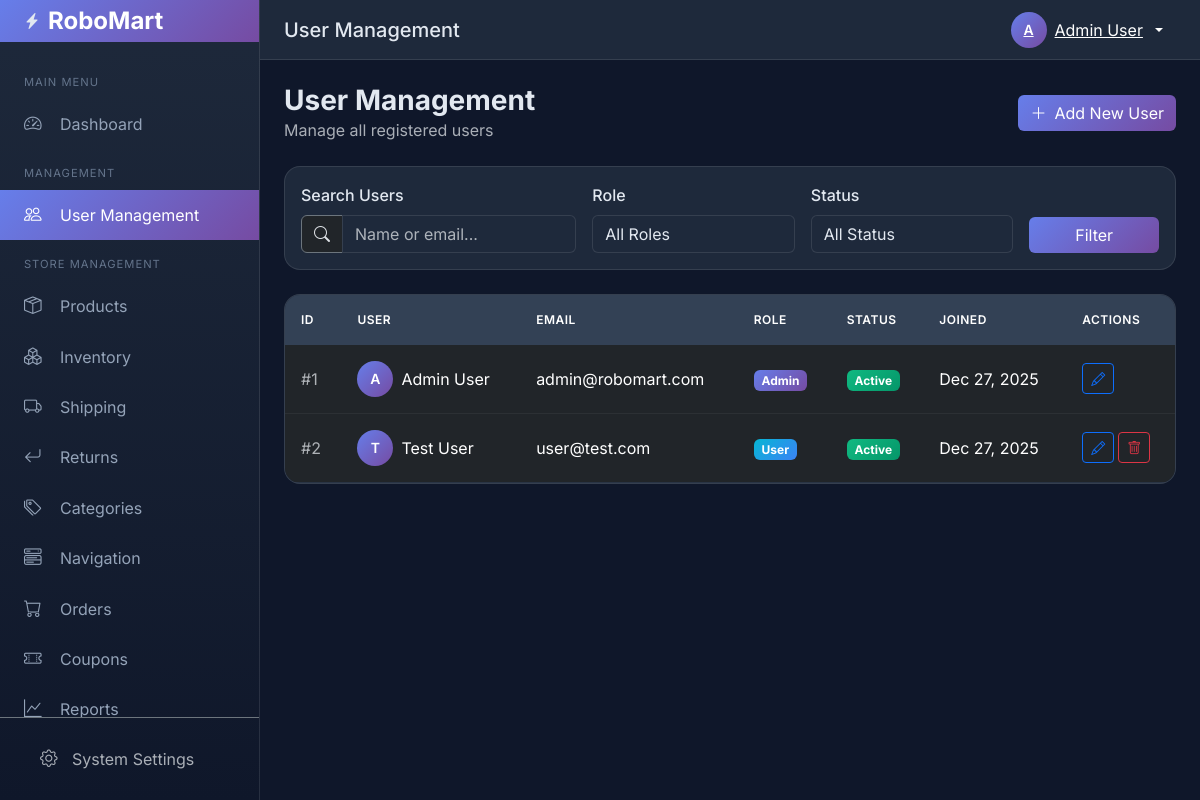
The app's page /backend/users/index.php (signed in) with its own data.
### tables this page shows
CREATE TABLE IF NOT EXISTS users (
    id INT AUTO_INCREMENT PRIMARY KEY,
    full_name VARCHAR(100) NOT NULL,
    email VARCHAR(255) NOT NULL UNIQUE,
    password_hash VARCHAR(255) NOT NULL,
    password VARCHAR(255) NULL DEFAULT NULL,   
    role ENUM('user', 'admin') NOT NULL DEFAULT 'user',
    google_id VARCHAR(255) NULL UNIQUE,
    is_active TINYINT(1) NOT NULL DEFAULT 0,   
    verification_code VARCHAR(6) NULL,
    verification_expires_at TIMESTAMP NULL,
    phone VARCHAR(20) NULL,
    address VARCHAR(255) NULL,
    city VARCHAR(100) NULL,
    postal_code VARCHAR(20) NULL,
    country VARCHAR(100) NULL,
    created_at TIMESTAMP DEFAULT CURRENT_TIMESTAMP,
    updated_at TIMESTAMP DEFAULT CURRENT_TIMESTAMP ON UPDATE CURRENT_TIMESTAMP,
    INDEX idx_email (email),
    INDEX idx_google_id (google_id),
    INDEX idx_role (role)
);

### functions.php (called while the page is built, shortened)
<?php
function get_all_users($pdo, $page = 1, $per_page = 10, $search = '', $role = '', $status = '') {
    $offset = ($page - 1) * $per_page;
    $where_clauses = [];
    $params = [];
    $where = !empty($where_clauses) ? 'WHERE ' . implode(' AND ', $where_clauses) : '';
    $count_sql = "SELECT COUNT(*) FROM users {$where}";
    $count_stmt = $pdo->prepare($count_sql);
    $count_stmt->execute($params);
    $total = $count_stmt->fetchColumn();
    $sql = "SELECT id, full_name, email, role, is_active, created_at, updated_at
            FROM users {$where}
            ORDER BY created_at DESC
            LIMIT {$per_page} OFFSET {$offset}";
    $stmt = $pdo->prepare($sql);
    $stmt->execute($params);
    $users = $stmt->fetchAll();
    return [
        'users' => $users,
        'total' => $total,
        'pages' => ceil($total / $per_page),
        'current_page' => $page
    ];
}

### backend/users/index.php (the view, shortened to what this page needs)
<?php
require_once '../config.php';
$page = isset($_GET['page']) ? max(1, intval($_GET['page'])) : 1;
$search = isset($_GET['search']) ? sanitize_input($_GET['search']) : '';
$role = isset($_GET['role']) ? sanitize_input($_GET['role']) : '';
$status = isset($_GET['status']) ? sanitize_input($_GET['status']) : '';
$result = get_all_users($pdo, $page, ADMIN_PER_PAGE, $search, $role, $status);
$users = $result['users'];
include '../includes/header.php';
include '../includes/sidebar.php';
?>
<div class="page-header d-flex justify-content-between align-items-center flex-wrap gap-3">
    <div>
        <h1 class="page-title">User Management</h1>
        <p class="text-muted mb-0">Manage all registered users</p>
    </div>
    <div>
        <a href="add.php" class="btn btn-primary">
            <i class="bi bi-plus-lg me-2"></i>Add New User
        </a>
    </div>
</div>
<div class="table-container mb-4">
    <div class="p-3">
        <form method="GET" class="row g-3 align-items-end">
            <div class="col-md-4">
                <label class="form-label">Search Users</label>
                <div class="input-group">
                    <span class="input-group-text bg-dark border-secondary"><i class="bi bi-search"></i></span>
                    <input type="text" name="search" class="form-control"
                           placeholder="Name or email..."
                           value="<?php echo htmlspecialchars($search); ?>">
                </div>
            </div>
            <div class="col-md-3">
                <label class="form-label">Role</label>
                <select name="role" class="form-select">
                    <option value="">All Roles</option>
                </select>
            </div>
            <div class="col-md-3">
                <label class="form-label">Status</label>
                <select name="status" class="form-select">
                    <option value="">All Status</option>
                </select>
            </div>
            <div class="col-md-2">
                <button type="submit" class="btn btn-primary w-100">Filter</button>
            </div>
        </form>
    </div>
</div>
<div class="table-container">
    <div class="table-responsive">
        <table class="table">
            <thead>
                <tr>
                    <th>ID</th>
                    <th>User</th>
                    <th>Email</th>
                    <th>Role</th>
                    <th>Status</th>
                    <th>Joined</th>
                    <th>Actions</th>
                </tr>
            </thead>
            <tbody>
                <?php if (empty($users)): ?>
                <tr>
                    <td colspan="7" class="text-center py-5 text-muted">
                        <i class="bi bi-people fs-1 d-block mb-3"></i>
                        No users found
                    </td>
                </tr>
                <?php else: ?>
                <?php foreach ($users as $user): ?>
                <tr>
                    <td class="text-muted">#<?php echo $user['id']; ?></td>
                    <td>
                        <div class="d-flex align-items-center gap-2">
                            <div class="avatar">
                                <?php echo strtoupper(substr($user['full_name'], 0, 1)); ?>
                            </div>
                            <span><?php echo htmlspecialchars($user['full_name']); ?></span>
                        </div>
                    </td>
                    <td><?php echo htmlspecialchars($user['email']); ?></td>
                    <td>
                        <span class="badge <?php echo $user['role'] === 'admin' ? 'badge-admin' : 'badge-user'; ?>">
                            <?php echo ucfirst($user['role']); ?>
                        </span>
                    </td>
                    <td>
                        <span class="badge <?php echo $user['is_active'] ? 'badge-active' : 'badge-inactive'; ?>">
                            <?php echo $user['is_active'] ? 'Active' : 'Inactive'; ?>
                        </span>
                    </td>
                    <td><?php echo date('M d, Y', strtotime($user['created_at'])); ?></td>
                    <td>
                        <div class="d-flex gap-1">
                            <a href="edit.php?id=<?php echo $user['id']; ?>"
                               class="btn btn-sm btn-outline-primary" title="Edit">
                                <i class="bi bi-pencil"></i>
                            </a>
                            <?php if ($user['id'] != $_SESSION['user_id']): ?>
                            <button type="button" class="btn btn-sm btn-outline-danger"
                                    title="Delete" onclick="confirmDelete(<?php echo $user['id']; ?>, '<?php echo htmlspecialchars(addslashes($user['full_name'])); ?>')">
                                <i class="bi bi-trash"></i>
                            </button>
                            <?php endif; ?>
                        </div>
                    </td>
                </tr>
                <?php endforeach; ?>
                <?php endif; ?>
            </tbody>
        </table>
    </div>
</div>
<?php include '../includes/footer.php'; ?>

### backend/includes/header.php (style rules this page uses)
:root { --sidebar-width: 260px; --header-height: 60px; --primary-gradient: linear-gradient(135deg, #667eea 0%, #764ba2 100%); }
body { font-family: 'Inter', sans-serif; background-color: #0f172a; color: #e2e8f0; }
.table-container { background: #1e293b; border-radius: 16px; border: 1px solid rgba(255,255,255,0.1); overflow: hidden; }
.table { margin: 0; color: #e2e8f0; }
.table thead th { background: #334155; border-bottom: none; padding: 1rem; font-weight: 600; text-transform: uppercase; font-size: 0.75rem; letter-spacing: 0.5px; }
.table tbody td { padding: 1rem; border-color: rgba(255,255,255,0.05); vertical-align: middle; }
.badge-admin { background: linear-gradient(135deg, #667eea 0%, #764ba2 100%); }
.badge-user { background: linear-gradient(135deg, #06b6d4 0%, #3b82f6 100%); }
.badge-active { background: linear-gradient(135deg, #10b981 0%, #059669 100%); }
.btn-primary { background: var(--primary-gradient); border: none; }
.form-control, .form-select { background: #1e293b; border: 1px solid rgba(255,255,255,0.1); color: #e2e8f0; }
.form-label { font-weight: 500; margin-bottom: 0.5rem; }
.page-header { margin-bottom: 1.5rem; }
.page-title { font-size: 1.75rem; font-weight: 700; margin: 0; }
.avatar { width: 36px; height: 36px; border-radius: 50%; background: var(--primary-gradient); display: flex; align-items: center; justify-content: center; font-weight: 600; font-size: 0.875rem; }

### records on screen
users: id "1", full_name "A", full_name "Admin User", email "admin@robomart.com", role "Admin", is_active "Active", created_at "Dec 27, 2025"
users: id "2", full_name "T", full_name "Test User", email "user@test.com", role "User", is_active "Active", created_at "Dec 27, 2025"

### other values on screen
$page_title "User Management"
substr($_SESSION['full_name'], 0, 1) "A"
$_SESSION['full_name'] "Admin User"
